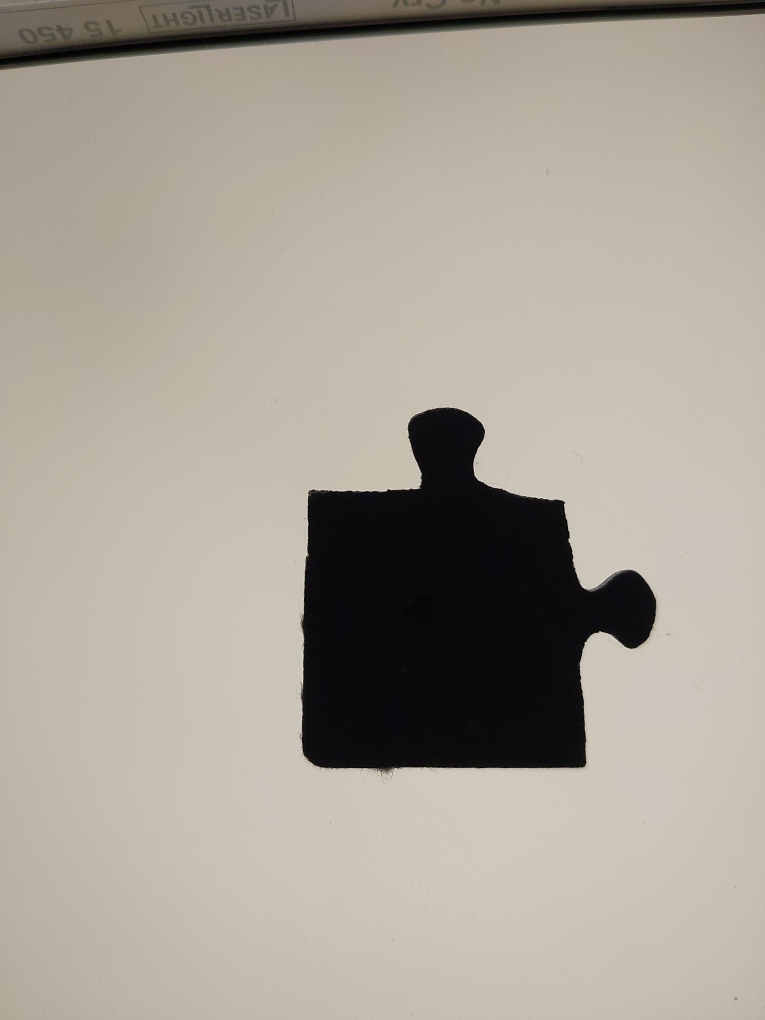
#> input picture example/cornerBR/IMG_20250327_230157.jpg, 3060 x 4080 px (shown at 1/4 size); its folder holds only this picture in this run
$ python main.py
#> lines starting #> are read from the running program, lines starting #| are printed output that depends on the picture; after the words box and inside, x2 and y2 are one past the last pixel; in counts of white or black regions, pixels touching at a corner belong together
### solver.py
"""Puzzle solver

author: Michal Janczak
"""
import os
import sys
import copy
import math
import numpy as np
import pandas as pd
import cv2 as cv
import pickle
import matplotlib.pyplot as plt
import scipy.ndimage as ndimage
import scipy.ndimage.filters as filters
from scipy.spatial.distance import euclidean
from scipy.signal import find_peaks
from scipy.signal import medfilt
from scipy.signal import savgol_filter
from shapely.geometry import Point, LineString

def _get_angle(v1, v2):
    # Compute cosine of angle using dot product

    dot_product = np.dot(v1, v2)  # Dot product
    cross_product = np.cross(v1, v2)  # Determinant (cross product in 2D)
    angle_rad = np.arctan2(cross_product, dot_product)  # Signed angle in radians

    return angle_rad

def _get_contour(file, num_points,
                 gauss_blur, eps_ratio, noise_treshold, savgol_kwargs):

#> called with file = 'example/cornerBR/IMG_20250327_230157.jpg', num_points = 200, gauss_blur = (5, 5), eps_ratio = 0.0004, noise_treshold = 60
    img = cv.imread(file)
#> img is the input picture: shape (4080, 3060, 3); mean B, G, R 151, 161.8, 168.5
    gray = cv.cvtColor(img, cv.COLOR_BGR2GRAY)
    blur = cv.GaussianBlur(gray,gauss_blur,0)
    _,thresh = cv.threshold(blur,0,255,cv.THRESH_BINARY+cv.THRESH_OTSU)
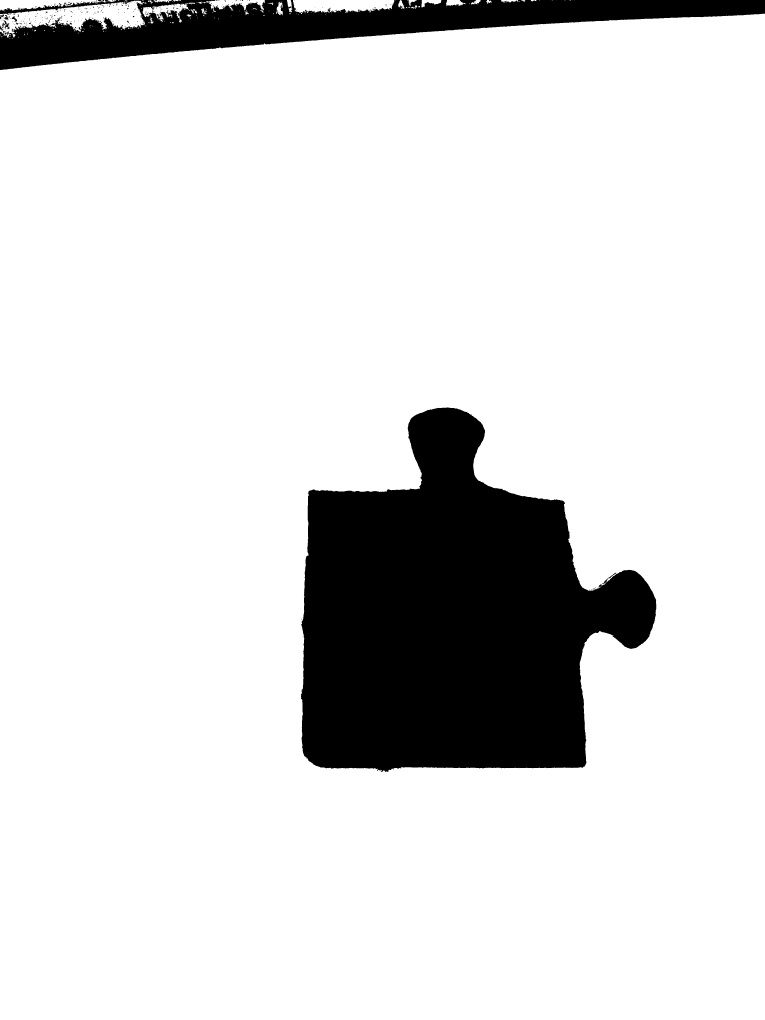
#> thresh: shape (4080, 3060) (shown at 1/4 size); 86.1% white; 302 black regions (280 under 20 px), largest, box (x1, y1, x2, y2) and area: (1204, 1630, 2625, 3089) 1361075, (0, 0, 3060, 280) 367565, (8, 82, 40, 117) 366
    thresh = cv.bitwise_not(thresh)
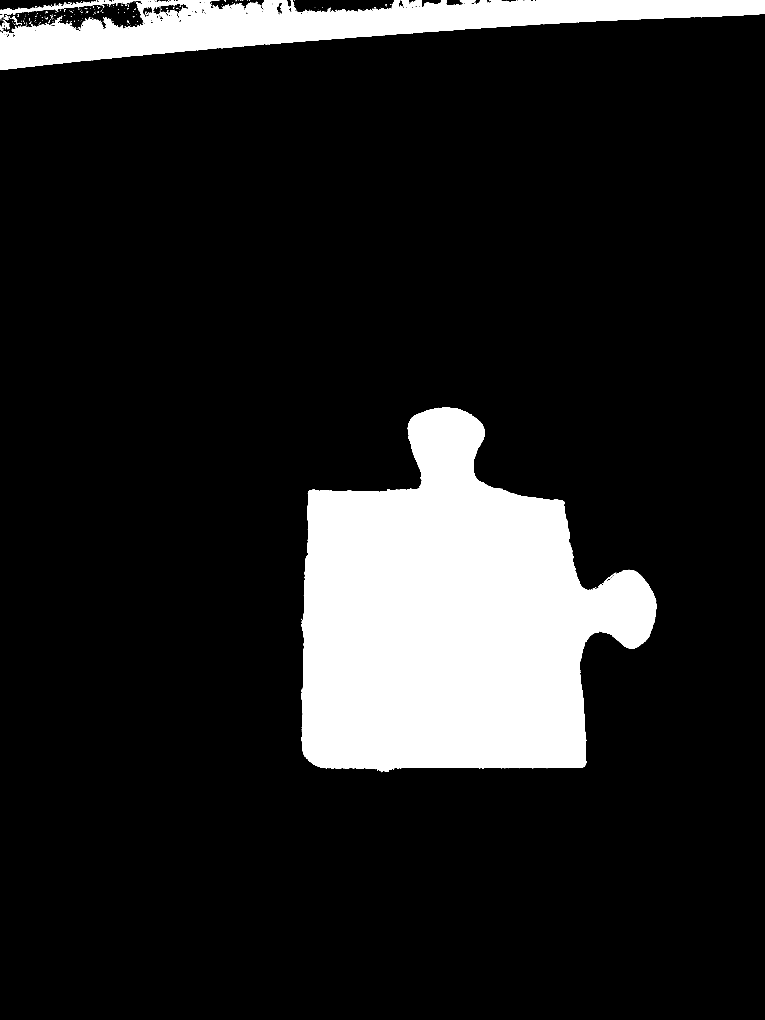
#> thresh: shape (4080, 3060) (shown at 1/4 size); 13.9% white; 302 white regions (280 under 20 px), largest, box (x1, y1, x2, y2) and area: (1204, 1630, 2625, 3089) 1361075, (0, 0, 3060, 280) 367565, (8, 82, 40, 117) 366
    ret, labels = cv.connectedComponents(thresh)
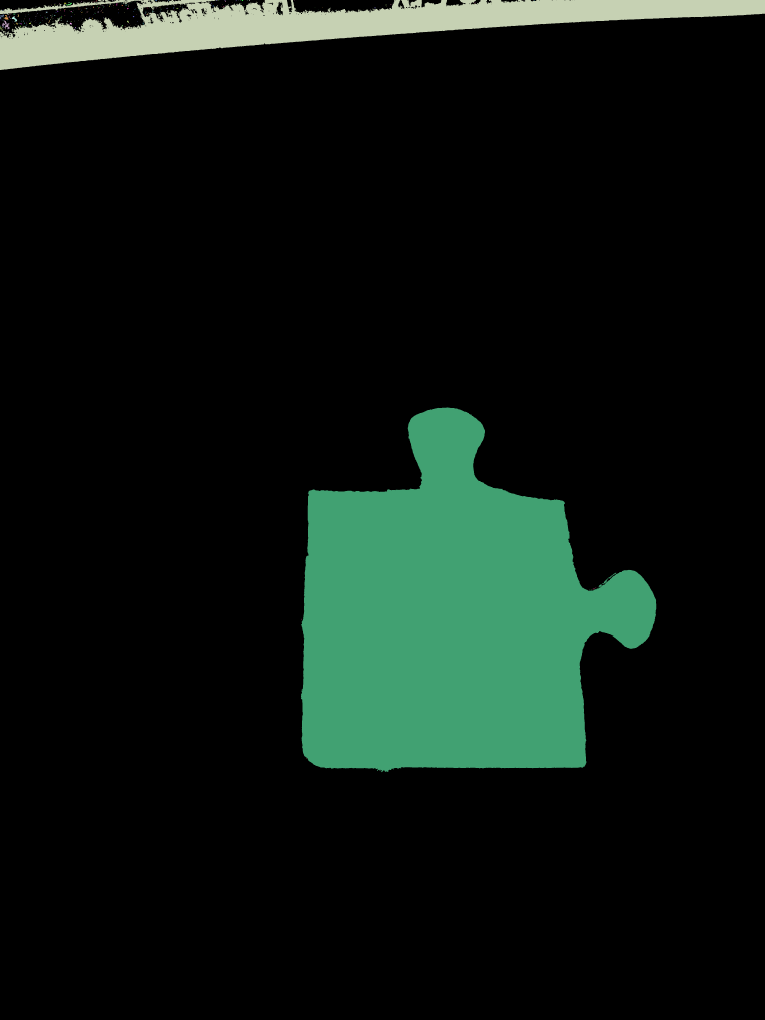
#> labels: shape (4080, 3060) int32 (shown at 1/4 size); 303 distinct labels, from 0 to 302; one colour per label, 0 black
#> ret = 303
    connected_areas = [np.count_nonzero(labels == l) for l in range(1, ret)]
#> connected_areas = 302 values, max 1361075 at index 296, min 1 at index 1, mean 5733.7
#> (the rest of the program and of its run is left out)
